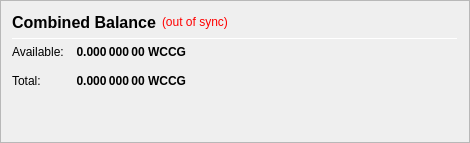
                   <widget class="QFrame" name="frame_CombinedBalances">
                    <property name="minimumSize">
                     <size>
                      <width>470</width>
                      <height>0</height>
                     </size>
                    </property>
                    <property name="frameShape">
                     <enum>QFrame::StyledPanel</enum>
                    </property>
                    <property name="frameShadow">
                     <enum>QFrame::Raised</enum>
                    </property>
                    <layout class="QVBoxLayout" name="verticalLayout_5">
                     <item>
                      <layout class="QHBoxLayout" name="horizontalLayout_5" stretch="0,0,0">
                       <item>
                        <widget class="QLabel" name="label_5z">
                         <property name="minimumSize">
                          <size>
                           <width>0</width>
                           <height>20</height>
                          </size>
                         </property>
                         <property name="font">
                          <font>
                           <pointsize>12</pointsize>
                           <weight>75</weight>
                           <bold>true</bold>
                          </font>
                         </property>
                         <property name="toolTip">
                          <string>Combined Balance (including unconfirmed and immature coins)</string>
                         </property>
                         <property name="text">
                          <string>Combined Balance</string>
                         </property>
                        </widget>
                       </item>
                       <item>
                        <widget class="QLabel" name="labelWalletStatus">
                         <property name="cursor">
                          <cursorShape>WhatsThisCursor</cursorShape>
                         </property>
                         <property name="toolTip">
                          <string>The displayed information may be out of date. Your wallet automatically synchronizes with the WINCASHGOLD network after a connection is established, but this process has not completed yet.</string>
                         </property>
                         <property name="styleSheet">
                          <string notr="true">QLabel { color: red; }</string>
                         </property>
                         <property name="text">
                          <string notr="true">(out of sync)</string>
                         </property>
                         <property name="alignment">
                          <set>Qt::AlignLeading|Qt::AlignLeft|Qt::AlignVCenter</set>
                         </property>
                        </widget>
                       </item>
                       <item>
                        <spacer name="horizontalSpacer_1">
                         <property name="orientation">
                          <enum>Qt::Horizontal</enum>
                         </property>
                         <property name="sizeHint" stdset="0">
                          <size>
                           <width>40</width>
                           <height>20</height>
                          </size>
                         </property>
                        </spacer>
                       </item>
                      </layout>
                     </item>
                     <item>
                      <widget class="Line" name="line_CombinedBalance">
                       <property name="minimumSize">
                        <size>
                         <width>0</width>
                         <height>1</height>
                        </size>
                       </property>
                       <property name="maximumSize">
                        <size>
                         <width>16777215</width>
                         <height>1</height>
                        </size>
                       </property>
                       <property name="orientation">
                        <enum>Qt::Horizontal</enum>
                       </property>
                      </widget>
                     </item>
                     <item>
                      <layout class="QGridLayout" name="gridLayout_3">
                       <property name="spacing">
                        <number>12</number>
                       </property>
                       <item row="1" column="0">
                        <widget class="QLabel" name="labelBalanceTextz">
                         <property name="text">
                          <string>Available:</string>
                         </property>
                        </widget>
                       </item>
                       <item row="1" column="1">
                        <widget class="QLabel" name="labelBalancez">
                         <property name="font">
                          <font>
                           <weight>75</weight>
                           <bold>true</bold>
                          </font>
                         </property>
                         <property name="cursor">
                          <cursorShape>IBeamCursor</cursorShape>
                         </property>
                         <property name="toolTip">
                          <string>Your current spendable balance</string>
                         </property>
                         <property name="text">
                          <string notr="true">0.000 000 00 WCCG</string>
                         </property>
                         <property name="alignment">
                          <set>Qt::AlignRight|Qt::AlignTrailing|Qt::AlignVCenter</set>
                         </property>
                         <property name="textInteractionFlags">
                          <set>Qt::LinksAccessibleByMouse|Qt::TextSelectableByKeyboard|Qt::TextSelectableByMouse</set>
                         </property>
                        </widget>
                       </item>
                       <item row="2" column="0">
                        <widget class="QLabel" name="labelTotalTextz">
                         <property name="text">
                          <string>Total:</string>
                         </property>
                        </widget>
                       </item>
                       <item row="2" column="1">
                        <widget class="QLabel" name="labelTotalz">
                         <property name="font">
                          <font>
                           <weight>75</weight>
                           <bold>true</bold>
                          </font>
                         </property>
                         <property name="cursor">
                          <cursorShape>IBeamCursor</cursorShape>
                         </property>
                         <property name="toolTip">
                          <string>Total Balance, including all unavailable coins.</string>
                         </property>
                         <property name="text">
                          <string notr="true">0.000 000 00 WCCG</string>
                         </property>
                         <property name="alignment">
                          <set>Qt::AlignRight|Qt::AlignTrailing|Qt::AlignVCenter</set>
                         </property>
                         <property name="textInteractionFlags">
                          <set>Qt::LinksAccessibleByMouse|Qt::TextSelectableByKeyboard|Qt::TextSelectableByMouse</set>
                         </property>
                        </widget>
                       </item>
                       <item row="2" column="3">
                        <spacer name="horizontalSpacer_2">
                         <property name="orientation">
                          <enum>Qt::Horizontal</enum>
                         </property>
                         <property name="sizeHint" stdset="0">
                          <size>
                           <width>40</width>
                           <height>20</height>
                          </size>
                         </property>
                        </spacer>
                       </item>
                      </layout>
                     </item>
                     <item>
                      <spacer name="verticalSpacer_1">
                       <property name="orientation">
                        <enum>Qt::Vertical</enum>
                       </property>
                       <property name="sizeHint" stdset="0">
                        <size>
                         <width>20</width>
                         <height>40</height>
                        </size>
                       </property>
                      </spacer>
                     </item>
                    </layout>
                   </widget>
